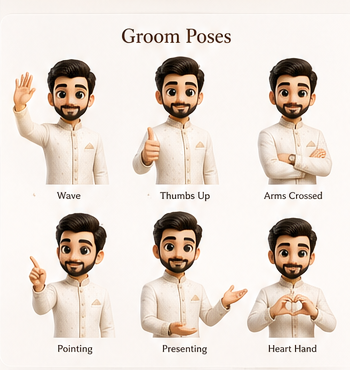
#> input picture images/groom_poses_test.png, 350 x 370 px, found by its file name
$ python extract_bot.py
#> lines starting #> are read from the running program, lines starting #| are printed output that depends on the picture
from PIL import Image

def extract_bot_avatar():
    img = Image.open(r'public\images\groom_poses_test.png').convert('RGBA')
#> img is the input picture: PIL image 350x370 RGBA; mean R, G, B, A 230.7, 219.9, 211.2, 255
    # Crop the "Wave" pose
    crop = img.crop((0, 30, 115, 185))
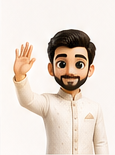
#> crop: PIL image 115x155 RGBA; mean R, G, B, A 229, 216.3, 205.8, 255

    # Remove background
    bg_color = crop.getpixel((0, 0)) # Top left pixel is background
#> bg_color = (252, 250, 248, 255)

    data = crop.getdata()
    new_data = []

    # Simple color distance for background removal
    threshold = 10
    for item in data:
        diff = sum(abs(item[i] - bg_color[i]) for i in range(3))
        if diff <= threshold:
            new_data.append((255, 255, 255, 0)) # transparent
        else:
            new_data.append(item)
#> this loop made 17825 passes
#> (item, diff) on passes 1 to 3: ((252, 250, 248, 255), 0), ((252, 248, 245, 255), 5), ((251, 246, 243, 255), 10)
#> after the loop, new_data = 17825 items, first 6: (255, 255, 255, 0), (255, 255, 255, 0), (255, 255, 255, 0), (255, 255, 255, 0), (255, 255, 255, 0), (255, 255, 255, 0)

    crop.putdata(new_data)
    crop.save(r'public\images\bot_avatar.png')

extract_bot_avatar()
